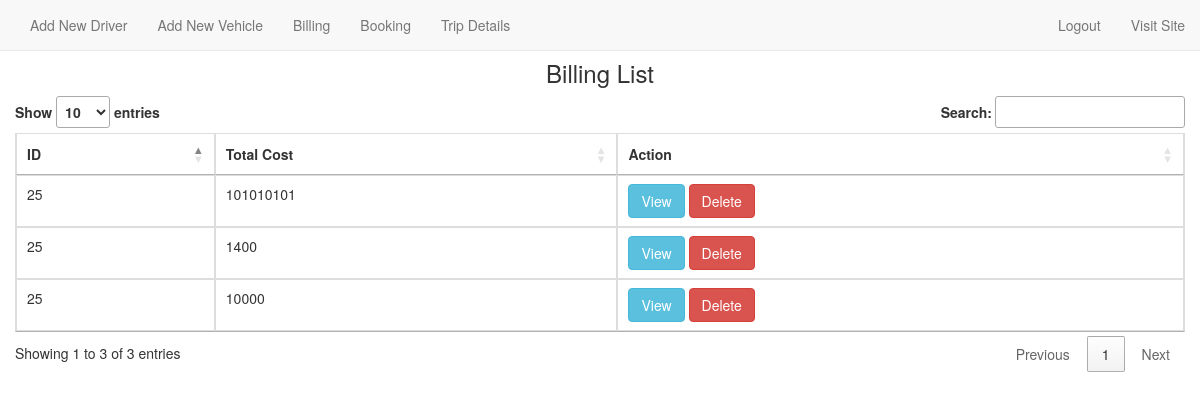
Page /indexbill.php on the committed database.
### tables this page shows
CREATE TABLE IF NOT EXISTS `bill` (
  `bill_id` int(11) NOT NULL AUTO_INCREMENT,
  `id` varchar(255) NOT NULL,
  `username` varchar(100) NOT NULL,
  `salary` int(255) NOT NULL,
  `equipment` int(255) NOT NULL,
  `oil` int(255) NOT NULL,
  `tcost` int(255) NOT NULL,
  PRIMARY KEY (`bill_id`)
);

### indexbill.php (the view, shortened to what this page needs)
<?php
   $conn=mysqli_connect('localhost','root','','vehicle management');
   $sql="SELECT * FROM bill ";
   $result=mysqli_query($conn,$sql);
?>
<!DOCTYPE html>
<html lang="en">
<head>
<link href="http://maxcdn.bootstrapcdn.com/bootstrap/3.2.0/css/bootstrap.min.css" rel="stylesheet">
<link rel="stylesheet" href="http://cdn.datatables.net/1.10.2/css/jquery.dataTables.min.css">
<link rel="stylesheet" href="sweetalert2/sweetalert2.css">
<link rel="stylesheet" href="style.css">
<body>
 <?php include 'navbar_admin.php';?>
 <br><br>
<div class="container">
<div class="row">
    <div class="page header">
        <h3 style="text-align: center;">Billing List</h3>
    </div>
    <table id="myTable" class="table table-bordered" >
        <thead>
              <th>ID</th>
              <th >Total Cost</th>
              <th >Action</th>
        </thead>
        <tbody>
            <?php while($row=mysqli_fetch_assoc($result)){?>
              <tr>
                <td> <?php echo $row['id']?> </td>
                <td> <?php echo $row['tcost']?> </td>
                <td>
                  <a class="btn btn-info" href="showbill.php?id=<?php echo $row['id']; ?>">View</a>
                  <a class="btn btn-danger" onclick="return confirm('Are u sure?')" href="deletebill.php?id=<?php echo $row['bill_id']; ?>">Delete</a>
                </td>
              </tr>
              <?php }?>
            </tbody>
          </table>
</div>
</div>
</body>
</html>

### rows in the picture
bill: id "25", tcost "101010101"
bill: id "25", tcost "1400"
bill: id "25", tcost "10000"
